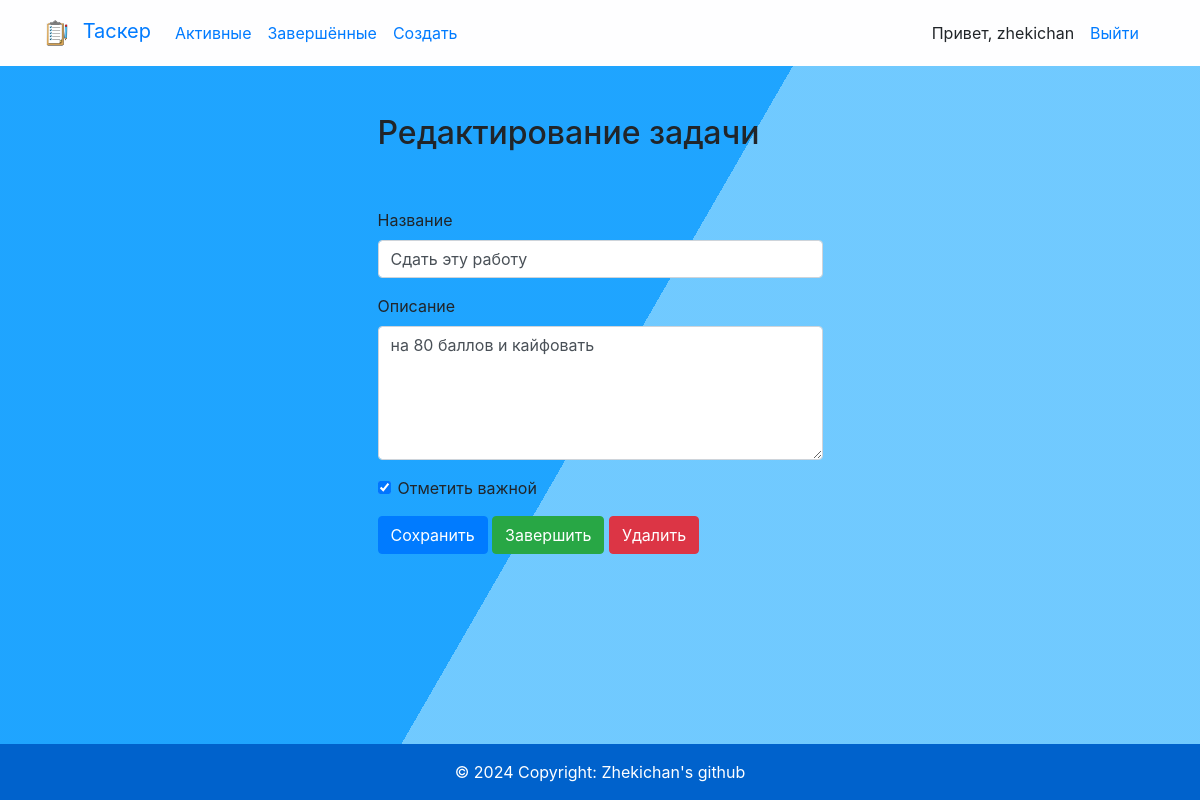
/todo/5 (signed in), run on the app's committed database.
### todo/models.py (models this page shows, shortened)
class Todo(models.Model):
    title = models.CharField(max_length=100)
    memo = models.TextField(blank=True)
    created = models.DateTimeField(auto_now_add=True)
    datecompleted = models.DateTimeField(null=True, blank=True)
    important = models.BooleanField(default=False)
    user = models.ForeignKey(User, on_delete=models.CASCADE)

### todo/views.py (the view, shortened to what this page needs)
# urls.py: path('todo/<int:todo_pk>', views.viewtodo, name='viewtodo'),
@login_required
def viewtodo(request, todo_pk):
    todo = get_object_or_404(Todo, pk=todo_pk, user=request.user)
    if request.method == 'GET':
        form = TodoForm(instance=todo)
        return render(request, 'todo/viewtodo.html', {'todo':todo, 'form':form})

### todo/forms.py
class TodoForm(ModelForm):
    class Meta:
        model = Todo
        fields = ['title', 'memo', 'important']

### todo/templates/todo/viewtodo.html (shortened to what this page needs)
{% extends "todo/base.html" %}
{% block content %}
    <div class="row justify-content-center mt-5">
        <div class="col-md-5">
            <h2>Редактирование задачи</h2>
        </div>
    </div>
    <div class="row justify-content-center mt-5">
        <div class="col-md-5">
            <form method="POST">
                <div class="form-group">
                    <label for="title">Название</label>
                    <input type="text" name="title" class="form-control" id="title" value="{{ todo.title }}" required>
                </div>
                <div class="form-group">
                    <label for="memo">Описание</label>
                    <textarea name="memo" rows="5" class="form-control" id="memo" >{{ todo.memo }}</textarea>
                </div>
                <div class="form-group form-check">
                    <input type="checkbox" name="important" class="form-check-input" id="important" {% if todo.important %}checked{% endif %}>
                    <label class="form-check-label" for="important">Отметить важной</label>
                </div>
                <button type="submit" class="btn btn-primary">Сохранить</button>
                <button type="button" class="btn btn-success" onclick="$('#complete').click()">Завершить</button>
                <button type="button" class="btn btn-danger" onclick="$('#delete').click()">Удалить</button>
            </form>
        </div>
    </div>
{% endblock %}

### todo/templates/todo/base.html (shortened to what this page needs)
{% load static %}
<!doctype html>
<html lang="en">
<head>
    <link rel="stylesheet" href="https://stackpath.bootstrapcdn.com/bootstrap/4.4.1/css/bootstrap.min.css">
    <link rel="stylesheet" href="{% static 'css/stylesheet.css' %}">
</head>
<body>
<nav class="navbar navbar-expand-md navbar-nav" style="background-color: #fefeff;">
<div class="container">
    <a class="navbar-brand" href="{% url 'home' %}">
        <img src="{% static 'img/notes.png' %}" width="40px" height="40px" alt="photo">
        <span>Таскер</span>
    </a>
    <div class="collapse navbar-collapse" id="navbarNav">
    {% if user.is_authenticated %}
        <ul class="navbar-nav mr-auto">
                <li class="nav-item {{ current }}">
                    <a class="nav-link" href="{% url 'currenttodos' %}">Активные</a>
                </li>
                <li class="nav-item {{ completed }}">
                    <a class="nav-link" href="{% url 'completedtodos' %}">Завершённые</a>
                </li>
                <li class="nav-item {{ create }}">
                    <a class="nav-link" href="{% url 'createtodo' %}">Создать</a>
                </li>
        </ul>
    {% endif %}
    <ul class="navbar-nav ml-auto">
            {% if user.is_authenticated %}
                <li class="nav-item">
                    <li class="nav-item">
                        <a class="nav-link">Привет, {{ user.username|default:'Guest' }}</a>
                    </li>
                    <a href="#" onclick="$('#signOutBtn').click()" class="nav-link">Выйти</a>
                </li>
            {% endif %}
        </ul>
    </div>
</div>
</nav>
<div class="container">
{% block content %}{% endblock %}
</div>
<footer class="bg-primary text-center fixed-bottom">
    <div class="text-center p-3 text-white" style="background-color: rgba(0, 0, 0, 0.2);">
      © 2024 Copyright:
      <a class="text-white" href="https://github.com/zhek1chan">Zhekichan's github</a>
    </div>
  </footer>
</body>
</html>

### static/css/stylesheet.css (style rules this page uses)
html { height:100%; }
body { margin:0; }

### data on the page
Todo: title "Сдать эту работу", memo "на 80 баллов и кайфовать", important "☑"

### other printed values
{{ user.username|default:'Guest' }} "zhekichan"
